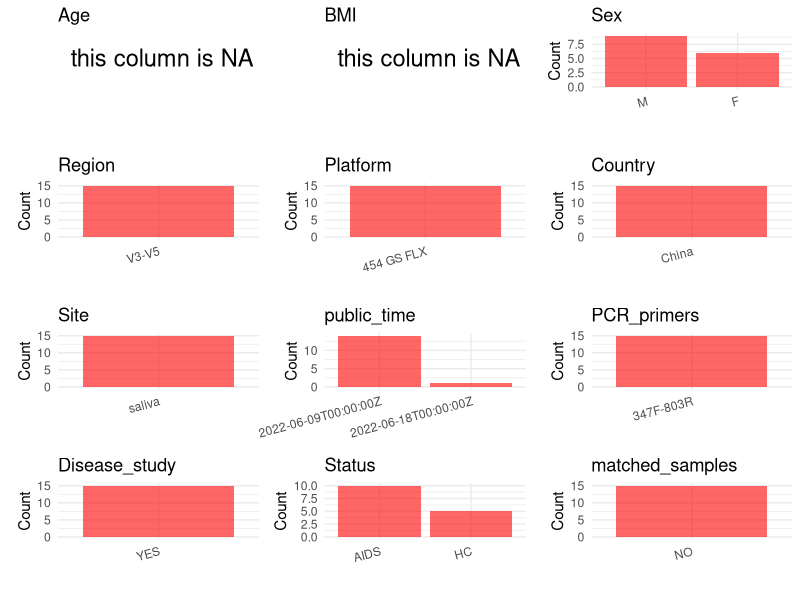

Write the R code that produced this figure. (Note: this script raises an error after producing the figure.)
## ---- chunk 1
# Load necessary libraries
library(dplyr)
library(ggplot2)
library(cowplot)
library(stringr)

# Set working directory (update this path to your local directory)
setwd("E:/bioproject_YL/PRJNA844037")

# Read the initial metadata files
initial_meta <- read.csv("SraRunTable.csv", header = T)

# Display the first few rows of the metadata
head(initial_meta)
## ---- chunk 2
# Create a uniform metadata dataframe
metadata <- data.frame(
  BioProject = initial_meta$BioProject,
  Run = initial_meta$Run,
  sample_name = initial_meta$Sample.Name,
  Age = NA,
  BMI = NA,  
  Sex = initial_meta$host_sex,
  Region = "V3-V5",
  Platform = initial_meta$Instrument,
  Country = "China",
  Site = initial_meta$isolation_source,
  public_time = initial_meta$ReleaseDate,
  stringsAsFactors=FALSE
)

# Use abbreviations to indicate gender
metadata <- metadata %>%
  mutate(Sex = recode(Sex, "female" = "F", "male" = "M"))
## ---- chunk 3
# Add information obtained from the publication
metadata$PCR_primers <- "347F-803R"
metadata$title <- "Clinical oral condition analysis and the influence of highly active antiretroviral therapy on human salivary microbial community diversity in HIV-infected/AIDS patients"
metadata$Disease_study <- "YES"
# Assign disease status based on sample_name patterns
metadata <- metadata %>%
  mutate(Status = case_when(
    str_detect(sample_name, "^T") ~ "AIDS",
    str_detect(sample_name, "^UT") ~ "AIDS",
    TRUE ~ "HC"))

# Check initial data distribution
cat("Initial sample distribution:\n")
table(metadata$sample_name)
table(metadata$Site)

# Calculate sampling frequency per subject
sample_counts <- table(metadata$sample_name)
cat("\nNumber of samples per subject:\n")
print(sample_counts)

# Create matched_samples column
metadata$matched_samples <- ifelse(metadata$sample_name %in% names(sample_counts[sample_counts >= 2]), "YES", "NO")

cat("\nMatched samples distribution:\n")
table(metadata$matched_samples)

# Identify samples for removal: single samples excluding saliva
single_samples <- names(sample_counts[sample_counts == 1])
samples_to_remove <- metadata$sample_name %in% single_samples & 
                     !(metadata$Site %in% c("saliva"))

cat("\nNumber of samples to be removed:", sum(samples_to_remove), "\n")

# Remove identified samples
metadata_clean <- metadata[!samples_to_remove, ]

cat("\nFinal sample distribution after cleaning:\n")
table(metadata_clean$sample_name)
table(metadata_clean$Site)
table(metadata_clean$matched_samples)

# Use cleaned dataset for subsequent analysis
metadata <- metadata_clean
## ---- chunk 4
# Check the number of unique runs and sample names
print(paste("Number of unique runs:", length(unique(metadata$Run))))
print(paste("Number of unique sample names:", length(unique(metadata$sample_name))))
## ---- chunk 5
# Select columns for visualization
plot_data <- metadata %>%
  select(-BioProject, -Run, -sample_name, -title)

# Function to create simple plots for each column
create_simple_plots <- function(data) {
  plots <- list()
  
  for (col in colnames(data)) {
    # Check if the column is all NA
    if (all(is.na(data[[col]]))) {
      # Create an empty plot with text indicating all NA
      p <- ggplot() +
        annotate("text", x = 0.5, y = 0.5, label = "this column is NA", size = 6) +
        labs(title = col) +
        theme_void()
    } else if (is.numeric(data[[col]])) {
      # Numeric variable: histogram
      p <- ggplot(data, aes(x = .data[[col]])) +
        geom_histogram(fill = "blue", alpha = 0.6, bins = 20, na.rm = TRUE) +
        labs(title = col) +
        theme_minimal()
    } else {
      # Categorical variable: bar plot (remove NA values)
      count_data <- as.data.frame(table(data[[col]], useNA = "ifany"))
      p <- ggplot(count_data, aes(x = reorder(Var1, -Freq), y = Freq)) +
        geom_col(fill = "red", alpha = 0.6) +
        labs(title = col, x = NULL, y = "Count") +
        theme_minimal() +
        theme(axis.text.x = element_text(angle = 15, hjust = 1))
    }
    plots[[col]] <- p
  }
  
  return(plots)
}

# Generate and arrange plots
plots <- create_simple_plots(plot_data)
p<-plot_grid(plots$Age, 
          plots$BMI, 
          plots$Sex, 
          plots$Region, 
          plots$Platform, 
          plots$Country, 
          plots$Site,
          plots$public_time, 
          plots$PCR_primers,
          plots$Disease_study,
          plots$Status,
          plots$matched_samples,# add 
          ncol = 3, align = "hv", axis = "lb")
ggsave("Metadata_Summary.png", plot = p, width = 8, height = 6, dpi = 150)
## ---- chunk 6
knitr::include_graphics("Metadata_Summary.png")
## ---- chunk 7
# Reorder columns to match the desired format
metadata <- metadata[, c(
  "BioProject", "Run", "sample_name", "Age", "BMI", "Sex", 
  "Region", "Platform", "Country", "Site", "public_time", 
  "PCR_primers", "title", "Disease_study", "Status", "matched_samples"
)]

# Export the uniform metadata to a CSV file
write.csv(metadata, file = "metadata.csv", quote = FALSE)
head(metadata)
